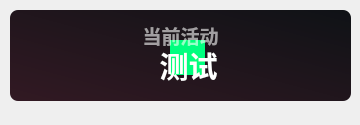
<?xml version="1.0" encoding="UTF-8"?>
<ui version="4.0">
 <class>Theme</class>
 <widget class="QWidget" name="Form">
  <property name="geometry">
   <rect>
    <x>0</x>
    <y>0</y>
    <width>360</width>
    <height>125</height>
   </rect>
  </property>
  <property name="minimumSize">
   <size>
    <width>0</width>
    <height>100</height>
   </size>
  </property>
  <property name="maximumSize">
   <size>
    <width>16777215</width>
    <height>65536</height>
   </size>
  </property>
  <property name="windowTitle">
   <string>当前活动</string>
  </property>
  <widget class="QPushButton" name="subject">
   <property name="geometry">
    <rect>
     <x>10</x>
     <y>40</y>
     <width>341</width>
     <height>51</height>
    </rect>
   </property>
   <property name="font">
    <font>
     <family>Microsoft YaHei UI</family>
     <pointsize>22</pointsize>
     <weight>75</weight>
     <bold>true</bold>
    </font>
   </property>
   <property name="styleSheet">
    <string notr="true">QPushButton {
        qproperty-iconSize: 24px;
        color: white;
		border: none;
		color: rgba(255, 255, 255, 255);
		font-weight: bold
    }
</string>
   </property>
   <property name="text">
    <string>  测试</string>
   </property>
   <property name="icon">
    <iconset>
     <normaloff>:/svg/img/subject/it.svg</normaloff>:/svg/img/subject/it.svg</iconset>
   </property>
   <property name="iconSize">
    <size>
     <width>24</width>
     <height>24</height>
    </size>
   </property>
  </widget>
  <widget class="QLabel" name="blurEffect">
   <property name="geometry">
    <rect>
     <x>170</x>
     <y>40</y>
     <width>35</width>
     <height>35</height>
    </rect>
   </property>
   <property name="styleSheet">
    <string notr="true">background-color: rgb(0, 255, 127);
border-radius:20px</string>
   </property>
   <property name="text">
    <string/>
   </property>
  </widget>
  <widget class="QLabel" name="sub_title">
   <property name="geometry">
    <rect>
     <x>30</x>
     <y>0</y>
     <width>301</width>
     <height>71</height>
    </rect>
   </property>
   <property name="font">
    <font>
     <family>Microsoft YaHei UI</family>
     <pointsize>14</pointsize>
     <weight>75</weight>
     <bold>true</bold>
    </font>
   </property>
   <property name="styleSheet">
    <string notr="true">color: rgba(255, 255, 255, 150);
font-weight: bold;</string>
   </property>
   <property name="text">
    <string>当前活动</string>
   </property>
   <property name="textFormat">
    <enum>Qt::PlainText</enum>
   </property>
   <property name="alignment">
    <set>Qt::AlignCenter</set>
   </property>
  </widget>
  <widget class="QLabel" name="backgnd">
   <property name="geometry">
    <rect>
     <x>10</x>
     <y>10</y>
     <width>341</width>
     <height>91</height>
    </rect>
   </property>
   <property name="styleSheet">
    <string notr="true">background-color: qlineargradient(spread:pad, x1:0, y1:1, x2:1, y2:0, stop:0 rgba(50, 25, 35, 255), stop:1 rgba(15, 18, 22, 255));
border-radius: 8px</string>
   </property>
   <property name="text">
    <string/>
   </property>
  </widget>
  <widget class="QLabel" name="img">
   <property name="geometry">
    <rect>
     <x>30</x>
     <y>10</y>
     <width>91</width>
     <height>91</height>
    </rect>
   </property>
   <property name="styleSheet">
    <string notr="true"/>
   </property>
   <property name="pixmap">
    <pixmap>:/img/1.png</pixmap>
   </property>
   <property name="scaledContents">
    <bool>true</bool>
   </property>
  </widget>
  <zorder>backgnd</zorder>
  <zorder>img</zorder>
  <zorder>blurEffect</zorder>
  <zorder>sub_title</zorder>
  <zorder>subject</zorder>
 </widget>
 <resources/>
 <connections/>
</ui>
